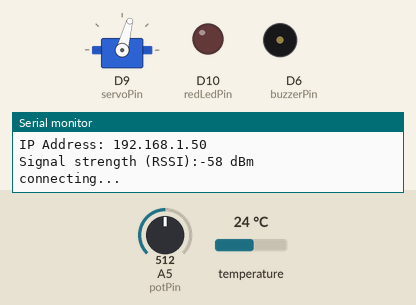
Bench run of a sketch on a simulated Arduino MKR. Shown: servo, output pins drawn as LEDs (lit = HIGH), buzzer (waves = sounding, pin HIGH), the last lines printed to the serial monitor. The inputs (shaded band) are chosen by the test bench; at power-on: A5 (potPin) = 512, temperature 24 °C. WiFi joins after 1.5 s; servers stay silent unless stated. At 5.7 s the program stops and its outputs stay as they are.

Above: at 4.9 s.
5.0 s: A5 (potPin) set to 490
At 6.8 s:
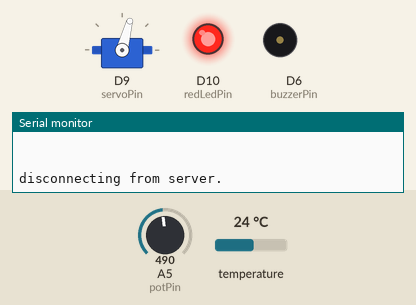
Timing chart, 0 to 7.2 s (numbered marks = the images above; inputs shaded):
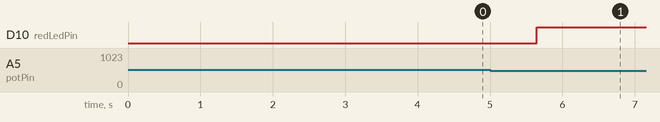

Measured:
- after the input at 5.0 s, D10 (redLedPin): LOW → HIGH after 0.65 s

The sketch:

IoT-City-Block.ino
```cpp
/*
 * Author: Patrick Aung
 * Cloud-Based Smart Safety and Security System
 */

#include <DallasTemperature.h>
#include <ArduinoJson.h>
#include <WiFi101.h>
#include <OneWire.h>
#include <Servo.h>
#include <SPI.h>

#define photoResistorPin A3
#define analogSensorPin1 A1
#define analogSensorPin2 A2
#define waterSensorPin A0
#define tempSensorPin 5
#define redLedPin 10
#define buzzerPin 6
#define servoPin 9
#define potPin A5
#define ledPin 6

Servo myServo;
OneWire oneWire(tempSensorPin);
DallasTemperature sensors(&oneWire);

float Celsius;
// Sending to Cloud
int popToCloud = 0;
float tempToCloud;
int waterToCloud;
int potToCloud;
int lightToCloud;

// Response Triggers and Computations From Lambda
int popTrigger = 0;
int tempTrigger = 0;
int waterTrigger = 0;
int potTrigger = 0;
int lightTrigger = 0;
int antTrigger = 0;
int avg_pop = 0;
float avg_temp = 0.0;
int avg_water = 0;
int avg_light = 0;
int max_pop = 0;
int max_temp = 0;
int max_water = 0;
int max_light = 0;
float globalTime = 0.0;
float globalTemp = 0.0;
int bus_num = 0;
int bike_num = 0;

// Initial city status
String popStatus = "Safe";
String tempStatus = "Safe";
String waterStatus = "Safe";
String potStatus = "LOCKED";
String lightStatus = "OFF";
String turtleStatus = "We Cool";

//********************************* WiFi Connection settings ********************************
#define SSID_WORK
#if defined(SSID_HOME)
char ssid[] = "";           //  your network home SSID (name)
char pass[] = "";           // your network password (use for WPA, or use as key for WEP)
#elif defined(SSID_WORK)
char ssid[] = "";
char pass[] = "";           // Work network password (use for WPA, or use as key for WEP)
#else
#error ssid and pass undefined
#endif

//********************************* Server settings ********************************
char server[] = ""; // name address for Amazon (using DNS)
char path[] =  "";
char api_key[] = "";

unsigned long lastConnectionTime = 0;               // last time you connected to the server, in milliseconds
const unsigned long postingInterval = 10L * 1000L;  // delay between updates, in milliseconds
int keyIndex = 0;                                   // your network key Index number (needed only for WEP)
int status = WL_IDLE_STATUS;
// Initialize Ethernet client library with IP address & port of server you
// want to connect to (port 80 is default for HTTP):
WiFiSSLClient client;

//********************************* Print WiFi Status  ********************************
void printWifiStatus() {
  Serial.print("SSID: ");
  Serial.println(WiFi.SSID());
  IPAddress ip = WiFi.localIP();          // print your WiFi shield's IP address:
  Serial.print("IP Address: ");
  Serial.println(ip);
  long rssi = WiFi.RSSI();                // print the received signal strength:
  Serial.print("Signal strength (RSSI):");
  Serial.print(rssi);
  Serial.println(" dBm");
}

//********************************** httpRequest  *********************************
void httpRequest(int population, float temperature, int water, int pot, int light) {    // make a HTTP connection to the server:
  client.stop();
  if (client.connect(server, 443)) {    // if there's a successful connection:
    Serial.println("\nconnecting...");
    char req[120];
    sprintf(req, "{\"population\":%d, \"temperature\":%f, \"water\":%d, \"pot\":%d, \"light\":%d}", population, temperature, water, pot, light);
    client.print("POST ");              // url path + protocol definition
    client.print(path);
    client.println(" HTTP/1.1");
    client.print("Host: ");             // Host with API key added to request header
    client.println(server);             // assigned above
    client.print("x-api-key: ");
    client.println(api_key);            // assigned above
    client.print("Content-Length: ");   // Transmit request body
    client.print(strlen(req));
    client.print("\n\n");
    client.print(req);
    lastConnectionTime = millis();       // time connection was made:
  }
  else {
    Serial.println("connection failed");  // if you can''t make a connection:
  }
}

//******************* Parse JSON Object To Get Response ***************************
void parseJSON() {
  char endOfHeaders[] = "\r\n\r\n";
  if (!client.find(endOfHeaders)) {
  }
  else {
    const size_t capacity = JSON_OBJECT_SIZE(3) + JSON_ARRAY_SIZE(2) + 60;
    DynamicJsonBuffer jsonBuffer(capacity);
    JsonObject& root = jsonBuffer.parseObject(client);
    if (!root.success()) {
      Serial.println(F("Parsing failed!"));
    }
    else {
      popTrigger = root["popTrigger"];
      tempTrigger = root["tempTrigger"];
      globalTime = root["globalTime"];
      waterTrigger = root["waterTrigger"];
      potTrigger = root["potTrigger"];
      lightTrigger = root["lightTrigger"];
      antTrigger = root["antTrigger"];
      avg_pop = root["avg_pop"];
      avg_temp = float(root["avg_temp"]);
      avg_water = root["avg_water"];
      avg_light = root["avg_light"];
      max_pop = root["max_pop"];
      max_temp = root["max_temp"];
      max_water = root["max_water"];
      max_light = root["max_light"];
      bus_num = int(root["bus_num"]);
      bike_num = int(root["bike_num"]);
    }
  }
}

//********************** Check if Server is Disconnected ***************************
void ifServerDisconnected() {
  // if the server's disconnected, stop the client:
  if (!client.connected()) {
    Serial.println();
    Serial.println("disconnecting from server.");
    client.stop();
    while (true);   // do nothing forevermore:
  }
}

//******************************* Buzz and Blink **********************************
void buzzAndBlink() {
  for (int i = 0; i < 4; i++) {
    tone(buzzerPin, 1000, 100);
    digitalWrite(ledPin, HIGH);
    delay(100);
    noTone(buzzerPin);
    digitalWrite(ledPin, LOW);
    delay(100);
  }
}

//************************************ Blink ***************************************
void blink() {
  for (int i = 0; i < 4; i++) {
    digitalWrite(ledPin, HIGH);
    delay(100);
    digitalWrite(ledPin, LOW);
    delay(100);
  }
}

//********************************** lightsOn **************************************
void lightsOn() {
  digitalWrite(ledPin, HIGH);
}

//********************************** lightsOff **************************************
void lightsOff() {
  digitalWrite(ledPin, LOW);
}

//********************************* Open Gate **************************************
void openGate() {
  myServo.write(0);
  delay(0);
}

//********************************* Close Gate **************************************
void closeGate() {
  myServo.write(75);
  delay(150);
}

//********************************* Get Temp **************************************
float getTemp() {
  sensors.requestTemperatures();
  return sensors.getTempCByIndex(0);
}

//********************************* Get Population **************************************
int getPop() {
  if (analogRead(analogSensorPin1) > 450) {
    closeGate();
    delay(1000);
    return popToCloud += 1;
  }
  if (analogRead(analogSensorPin2) > 450 and popToCloud > 0) {
    delay(1000);
    return popToCloud -= 1;
  }
  else {
    return popToCloud;
  }
}

//********************************** printStats *********************************
void printStats(String popStatus, String tempStatus, String waterStatus, String potStatus, String lightStatus, int avg_pop, float avg_temp, int avg_water, String turtleStatus, int bus_num, int bike_num) {
  Serial.println("--------------------------------------");
  Serial.println("       City Block Safety Status       ");
  Serial.println("--------------------------------------");
  Serial.print("City Gate Status             => ");
  Serial.println(potStatus);
  Serial.print("City Light Status            => ");
  Serial.println(lightStatus);
  Serial.print("Population Status            => ");
  Serial.println(popStatus);
  Serial.print("Temperature Status           => ");
  Serial.println(tempStatus);
  Serial.print("Water Level Status           => ");
  Serial.println(waterStatus);
  Serial.println("--------------------------------------");
  Serial.println("           City Block Stats           ");
  Serial.println("--------------------------------------");
  Serial.print("Current Population           => ");
  Serial.println(popToCloud);
  Serial.print("Local Temperature            => ");
  Serial.println(avg_temp);
  Serial.print("Global Time                  => ");
  Serial.println(globalTime);
  Serial.print("Global Temp                  => ");
  Serial.println(globalTemp);
  Serial.println("--------------------------------------");
  Serial.println("         Green Turtle City Stats        ");
  Serial.println("--------------------------------------");
  Serial.print("People on Bus                => ");
  Serial.println(bus_num);
  Serial.print("People on Bike               => ");
  Serial.println(bike_num);
  Serial.println("--------------------------------------");
  Serial.println("             Average Stats            ");
  Serial.println("--------------------------------------");
  Serial.print("Average Population           => ");
  Serial.println(avg_pop);
  Serial.print("Average Temperature          => ");
  Serial.println(avg_temp);
  Serial.print("Average Water Level          => ");
  Serial.println(avg_water);
  Serial.print("Average Light Level          => ");
  Serial.println(avg_light);
  Serial.println("\n \n \n");
}

//********************************* runSmartCity() ********************************
void runSmartCity() {
  popToCloud = getPop();
  tempToCloud = getTemp();
  waterToCloud = analogRead(waterSensorPin);
  potToCloud = analogRead(potPin);
  lightToCloud = analogRead(photoResistorPin);

  if (lightTrigger == 1) lightStatus = "ON", lightsOn();
  if (lightTrigger == 0) lightStatus = "OFF", lightsOff();
  if (potTrigger == 1) openGate(), potStatus = "UNLOCKED", digitalWrite(redLedPin, LOW);
  if (analogRead(potPin) <= 500) potStatus = "LOCKED", digitalWrite(redLedPin, HIGH);
  if (popTrigger == 0) popStatus = "Safe";
  if (tempTrigger == 0) tempStatus = "Safe";
  if (waterTrigger == 0) waterStatus = "Safe";
  if (antTrigger == 0) turtleStatus = "We Cool";

  if (popTrigger == 1 or tempTrigger == 1 or waterTrigger == 1) {
    lightStatus = "BLINKING";
    buzzAndBlink();
    if (popTrigger == 1) popStatus = "Unsafe";
    if (tempTrigger == 1) tempStatus = "Unsafe";
    if (waterTrigger == 1) waterStatus = "Unsafe";
    if (antTrigger == 1) turtleStatus = "We No Cool";
  }
  printStats(popStatus, tempStatus, waterStatus, potStatus, lightStatus, avg_pop, avg_temp, avg_water, turtleStatus, bus_num, bike_num);
}

//************************************ My Setup ***********************************
void mySetup() {
  sensors.begin();
  pinMode(potPin, INPUT);
  pinMode(ledPin, OUTPUT);
  pinMode(redLedPin, OUTPUT);
  pinMode(tempSensorPin, INPUT);
  pinMode(waterSensorPin, INPUT);
  pinMode(photoResistorPin, INPUT);
  pinMode(analogSensorPin1, INPUT);
  pinMode(analogSensorPin2, INPUT);
  sensors.begin();
  myServo.attach(servoPin);
  myServo.write(75);
  httpRequest(-1, -1. - 1, -1, -1, -1);
}

//*********************************** Main Setup **********************************
void setup() {
  // Set these pins or you get "WiFi shield not present" error on Feather MO
  WiFi.setPins(8, 7, 4, 2);
  Serial.begin(9600);
  while (!Serial) {   // wait for serial port to connect. For native USB port only
  }
  if (WiFi.status() == WL_NO_SHIELD) {  // check for the presence of the shield:
    Serial.println("ERROR: WiFi shield not present");
    while (true);     // don't continue:
  }
  while (status != WL_CONNECTED) {  // attempt to connect to Wifi network:
    Serial.print("Attempting to connect to SSID: ");
    Serial.println(ssid);
    // Connect to WPA/WPA2 network. Change this line if using open or WEP network:
    status = WiFi.begin(ssid, pass);
    delay(2000);
  }
  Serial.println("Connected to wifi");
  printWifiStatus();
  mySetup();
}

//************************************ Main Loop **********************************
void loop() {
  runSmartCity();
  if (millis() - lastConnectionTime > postingInterval) {    //checked if 10secs has passed
    httpRequest(popToCloud, tempToCloud, waterToCloud, potToCloud, lightToCloud);
  }
  ifServerDisconnected();
  parseJSON();
}
```
